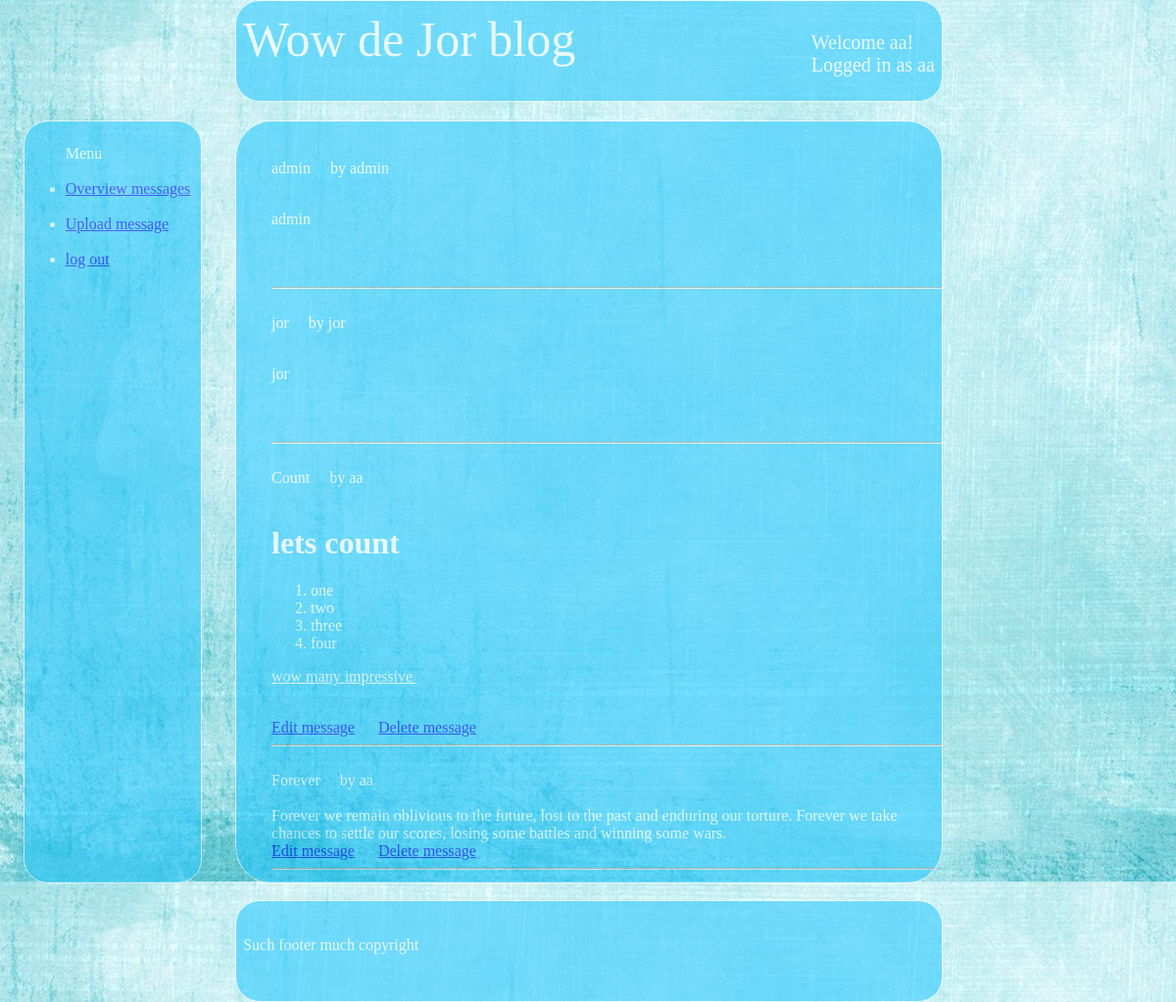
Screenshot of /view/overview_messages.php (signed in) with the database file from the repository.
### tables this page shows
CREATE TABLE `message` (
  `ID` int(11) NOT NULL,
  `titel` varchar(200) NOT NULL,
  `message` text NOT NULL,
  `op` int(11) NOT NULL
);

CREATE TABLE `user` (
  `id` int(11) NOT NULL,
  `username` varchar(250) NOT NULL,
  `name` varchar(250) NOT NULL,
  `password` varchar(250) NOT NULL,
  `admin` tinyint(1) NOT NULL
);

### view/overview_messages.php (the view, shortened to what this page needs)
<?php
include '../include/menu.php';
include '../include/header.php';
$sql = "SELECT *
FROM message, user
	WHERE message.op = user.id
GROUP BY user.admin DESC, message.id DESC";
$result = mysqli_query($conn, $sql);
while(list($id, $titel, $message, $op)= mysqli_fetch_row($result)){
	$sql2 = "SELECT username FROM user WHERE id = $op";
	$result2 = mysqli_query($conn, $sql2);
	$username = mysqli_fetch_assoc($result2)['username'];
	echo "$titel &nbsp; &nbsp; by $username <br> <br>";
	echo"$message <br>";
	if($op == @$_SESSION['id'] || @$_SESSION['admin'] == 1){
		echo"<a href=\"update_message_form.php?id=$id\">Edit message</a>&nbsp; &nbsp; &nbsp;
		<a href=\"delete_message_form.php?id=$id\">Delete message</a>";}
	echo"<br><hr><br>";
}
include '../include/footer.php';
?>

### rows the page displays
message: titel "admin", op.username "admin", message "admin"
message: titel "jor", op.username "jor", message "jor"
message: titel "Count", op.username "aa", message "lets count one two three four wow many impressive"
message: titel "Forever", op.username "aa", message "Forever we remain oblivious to the future, lost to the past and enduring our torture. Forever we take chances to settle our scores, losing some battles and winning some wars."

### other values shown
$_SESSION['name'] "aa"
$_SESSION['username'] "aa"
